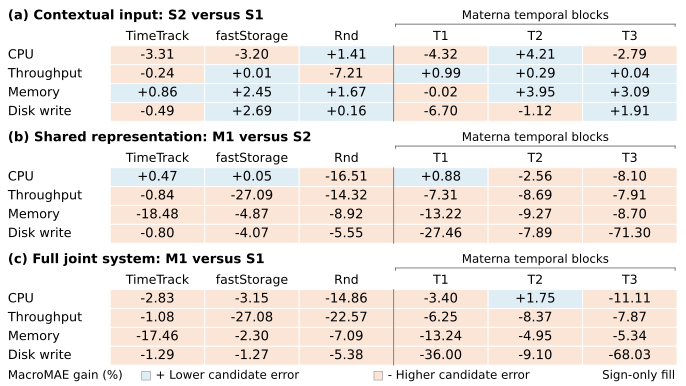

Reproduce this figure in Python.
#!/usr/bin/env python3
"""Render the frozen primary gains without recomputing scientific results.

From the repository root:
    old_fgcs_rejected/.venv_legacy/bin/python \
        manuscript/jss/figures/results_signed_matrix.py

Requires matplotlib (validated with 3.11.1). The bundled Python can also run
--audit-only without matplotlib. The script validates both frozen manifests
and the existing manuscript table before drawing, then prints all 72 labels.
Only the neighbouring results_signed_matrix.pdf is generated. No manuscript,
table, reference, frozen result, supplementary statistic or raster is written.
"""

from __future__ import annotations

import argparse
from decimal import Decimal, ROUND_HALF_EVEN
import hashlib
import os
from pathlib import Path
import re
import tempfile


SCRIPT = Path(__file__).resolve()
ROOT = SCRIPT.parents[3]
OUTPUT = SCRIPT.with_suffix(".pdf")
SCIENTIFIC_CHECKPOINT = "fee20c316040c57b69ba12a193530c955b539771"
TABLE = "manuscript/jss/tables/primary_gains.tex"
PHASE4C = (
    "independent_validation/05_bitbrains_factorial/"
    "PHASE4C_V2_SCIENTIFIC_ANALYSIS_FREEZE_MANIFEST.md"
)
PHASE4D = (
    "independent_validation/06_materna_replication/"
    "PHASE4D_MATERNA_FINAL_SCIENTIFIC_FREEZE_MANIFEST.md"
)
SOURCE_SHA256 = {
    TABLE: "98febf2c21b58cc787cdb367de00d9977943312ce8a1eafd713ab693d753f04e",
    PHASE4C: "a674c36f8f3f8a01d32e13b3d4dc7591e5b85259ee1444384bb6750db331d6f4",
    PHASE4D: "99b789fa273a57def0d0ed9531dad0f3f471a9ebe0ee5c1f97d2b047c162b941",
}

RESOURCES = ("CPU", "Throughput", "Memory", "Disk write")
BLOCKS = ("TimeTrack", "fastStorage", "Rnd", "Materna T1", "Materna T2", "Materna T3")
COLUMN_LABELS = ("TimeTrack", "fastStorage", "Rnd", "T1", "T2", "T3")
COMPARISONS = ("S2 vs S1", "M1 vs S2", "M1 vs S1")
PANEL_TITLES = (
    "(a) Contextual input: S2 versus S1",
    "(b) Shared representation: M1 versus S2",
    "(c) Full joint system: M1 versus S1",
)

# Explicit source-reported decimal strings, not inferred unrounded estimates.
# Rows: CPU, Throughput, Memory, Disk write. Columns: BLOCKS above.
# Phase 4C manifest: Bitbrains lines 56--61; TimeTrack lines 127--129.
# Final Phase 4D manifest: Materna lines 33--41.
SOURCE_VALUES = (
    (
        ("-3.3130", "-3.198519", "+1.412867", "-4.317958", "+4.207624", "-2.787548"),
        ("-0.2428", "+0.012731", "-7.214491", "+0.986935", "+0.294315", "+0.044766"),
        ("+0.8594", "+2.449985", "+1.673083", "-0.019692", "+3.948171", "+3.089002"),
        ("-0.4923", "+2.689207", "+0.160400", "-6.699662", "-1.120181", "+1.907168"),
    ),
    (
        ("+0.4696", "+0.045047", "-16.509941", "+0.882699", "-2.564363", "-8.099015"),
        ("-0.8401", "-27.094152", "-14.318987", "-7.308355", "-8.692761", "-7.914278"),
        ("-18.4769", "-4.867061", "-8.915737", "-13.218360", "-9.266823", "-8.702593"),
        ("-0.7956", "-4.072129", "-5.551233", "-27.457746", "-7.888503", "-71.295095"),
    ),
    (
        ("-2.8279", "-3.152031", "-14.863811", "-3.397145", "+1.751160", "-11.112327"),
        ("-1.0849", "-27.077972", "-22.566520", "-6.249291", "-8.372862", "-7.865970"),
        ("-17.4587", "-2.297834", "-7.093487", "-13.240655", "-4.952782", "-5.344768"),
        ("-1.2918", "-1.273414", "-5.381929", "-35.996983", "-9.097050", "-68.028209"),
    ),
)

PROPOSED_CAPTION = (
    "Primary overall MacroMAE percentage gains for (a) S2 versus S1, "
    "(b) M1 versus S2 and (c) M1 versus S1 across the evaluated evidence blocks. "
    "Positive values indicate lower MacroMAE for the candidate formulation; "
    "negative values indicate higher MacroMAE. Cell fills encode sign only, "
    "not magnitude. Values are point estimates, not significance classifications. "
    "Materna T1, T2 and T3 are dependent temporal blocks. Comparisons are bounded to "
    "the evaluated implementation and eligible populations."
)

# Both fills are constant within their sign, independent of absolute magnitude.
# Blue/orange, light backgrounds and black explicit signs keep greyscale usable.
POSITIVE_FILL = "#DFEDF5"
NEGATIVE_FILL = "#FAE5D7"
WIDTH_MM = 174.0
HEIGHT_MM = 98.0


class ResultValueConflict(RuntimeError):
    """A supplied frozen number or its source identity does not reconcile."""


class FigureLegibilityConflict(RuntimeError):
    """Artwork geometry fails a non-scientific legibility check."""


def require(condition: bool, message: str) -> None:
    if not condition:
        raise ResultValueConflict("RESULT_VALUE_CONFLICT_FOUND: " + message)


def require_layout(condition: bool, message: str) -> None:
    if not condition:
        raise FigureLegibilityConflict("FIGURE_LEGIBILITY_CONFLICT: " + message)


def display(value: Decimal) -> str:
    """Formatting only: retain sign and use the table's two-decimal precision."""
    return format(value.quantize(Decimal("0.01"), rounding=ROUND_HALF_EVEN), "+.2f")


def values_by_key() -> dict[tuple[str, str, str], Decimal]:
    require(len(SOURCE_VALUES) == 3, "expected three panels")
    values = {}
    for comparison, panel in zip(COMPARISONS, SOURCE_VALUES):
        require(len(panel) == 4, "expected four resource rows")
        for resource, row in zip(RESOURCES, panel):
            require(len(row) == 6, "expected six evidence blocks")
            for block, raw in zip(BLOCKS, row):
                value = Decimal(raw)
                require(value.is_finite(), "missing/non-finite value")
                values[comparison, block, resource] = value
    require(len(values) == 72, "expected 72 numeric cells")
    return values


def read_frozen_rows(text: str) -> dict[tuple[str, str, str], Decimal]:
    """Read existing reported rows; no metrics or aggregates are calculated."""
    rows = {}
    for line in text.splitlines():
        if not line.startswith("|"):
            continue
        cells = [cell.strip() for cell in line.strip().strip("|").split("|")]
        if len(cells) == 6 and cells[1] in COMPARISONS:
            block, comparison = cells[:2]
            if block in ("T1", "T2", "T3"):
                block = "Materna " + block
            if block not in BLOCKS:
                continue
            numbers = cells[2:]
        elif len(cells) == 5 and cells[0].startswith("TimeTrack "):
            block = "TimeTrack"
            comparison = cells[0].removeprefix("TimeTrack ")
            if comparison not in COMPARISONS:
                continue
            numbers = cells[1:]
        else:
            continue
        for resource, raw in zip(RESOURCES, numbers):
            key = comparison, block, resource
            require(key not in rows, "duplicate frozen row " + str(key))
            rows[key] = Decimal(raw.removesuffix("%"))
    return rows


def markdown_section(text: str, heading: str) -> str:
    """Select only the requested point-estimate section, not other analyses."""
    matches = list(re.finditer(r"(?m)^## " + re.escape(heading) + r"\s*$", text))
    require(len(matches) == 1, "missing/duplicate primary section " + heading)
    remainder = text[matches[0].end():]
    next_heading = re.search(r"(?m)^## ", remainder)
    return remainder[:next_heading.start()] if next_heading else remainder


def read_table(text: str) -> dict[tuple[str, str, str], Decimal]:
    rows = {}
    comparison = None
    for line in text.splitlines():
        match = re.search(r"Panel ([ABC]):", line)
        if match:
            comparison = COMPARISONS["ABC".index(match.group(1))]
        if not re.match(
            r"\s*(TimeTrack|Bitbrains fastStorage|Bitbrains Rnd|Materna T[123])\s*&", line
        ):
            continue
        cells = line.split("&")
        block = cells[0].strip().removeprefix("Bitbrains ")
        require(comparison is not None and len(cells) == 5, "invalid table row")
        for resource, cell in zip(RESOURCES, cells[1:]):
            match = re.search(r"\$\s*([+-]?\s*\d+\.\d+)\s*\$", cell)
            require(match is not None, "invalid table number")
            key = comparison, block, resource
            require(key not in rows, "duplicate table row " + str(key))
            rows[key] = Decimal(match.group(1).replace(" ", ""))
    return rows


def validate_sources() -> dict[tuple[str, str, str], Decimal]:
    values = values_by_key()
    texts = {}
    for relative, expected_hash in SOURCE_SHA256.items():
        raw = (ROOT / relative).read_bytes()
        require(hashlib.sha256(raw).hexdigest() == expected_hash, "source identity " + relative)
        texts[relative] = raw.decode("utf-8")
    primary_4c = markdown_section(texts[PHASE4C], "Primary MacroMAE gains")
    primary_4c += markdown_section(texts[PHASE4C], "TimeTrack comparison")
    primary_4d = markdown_section(texts[PHASE4D], "Frozen Materna primary gains")
    frozen = read_frozen_rows(primary_4c)
    for key, value in read_frozen_rows(primary_4d).items():
        require(key not in frozen, "duplicate cross-manifest value")
        frozen[key] = value
    table = read_table(texts[TABLE])
    require(set(frozen) == set(values) == set(table), "source/key coverage is not 72/72/72")
    for key, value in values.items():
        require(value == frozen[key], "frozen value mismatch " + str(key))
        require(display(value) == display(table[key]), "table display mismatch " + str(key))
    return values


def print_audit(values: dict[tuple[str, str, str], Decimal]) -> None:
    print("SOURCE VALIDATION PASS: 72 supplied values / 72 frozen values / 72 table cells")
    print("Panel,Resource," + ",".join(BLOCKS))
    for panel, comparison in zip("ABC", COMPARISONS):
        for resource in RESOURCES:
            labels = [display(values[comparison, block, resource]) for block in BLOCKS]
            print(",".join([panel, resource] + labels))


def render(values: dict[tuple[str, str, str], Decimal]) -> None:
    # Font caches are temporary; no dependency or user configuration is modified.
    with tempfile.TemporaryDirectory(prefix="stage15c1-mpl-") as cache:
        os.environ.setdefault("MPLCONFIGDIR", cache)
        os.environ.setdefault("XDG_CACHE_HOME", cache)
        import matplotlib

        matplotlib.use("Agg")
        from matplotlib import pyplot as plt
        from matplotlib.patches import Rectangle

        with matplotlib.rc_context({
            "font.family": "DejaVu Sans",
            "font.size": 9,
            "pdf.fonttype": 42,
            "ps.fonttype": 42,
            "pdf.use14corefonts": False,
            "axes.unicode_minus": False,
        }):
            fig = plt.figure(figsize=(WIDTH_MM / 25.4, HEIGHT_MM / 25.4), dpi=180)
            ax = fig.add_axes((0, 0, 1, 1))
            ax.set(xlim=(0, WIDTH_MM), ylim=(0, HEIGHT_MM))
            ax.set_axis_off()
            cell_width, cell_height, grid_left = 24.0, 4.8, 28.0
            numeric_artists = []
            for comparison, title, panel_top in zip(COMPARISONS, PANEL_TITLES, (94, 63, 32)):
                ax.text(2, panel_top, title, fontsize=9.5, fontweight="bold", va="center")
                ax.text(136, panel_top, "Materna temporal blocks", fontsize=8.5,
                        ha="center", va="center")
                ax.plot([100.5, 171.5], [panel_top - 2.1] * 2, color="0.35", lw=0.55)
                for x in (100.5, 171.5):
                    ax.plot([x, x], [panel_top - 2.1, panel_top - 2.7], color="0.35", lw=0.55)
                for column, label in enumerate(COLUMN_LABELS):
                    ax.text(grid_left + (column + 0.5) * cell_width, panel_top - 5.3,
                            label, fontsize=9, ha="center", va="center")
                for row, resource in enumerate(RESOURCES):
                    y = panel_top - 10.0 - row * cell_height
                    ax.text(2, y, resource, fontsize=9.2, va="center")
                    for column, block in enumerate(BLOCKS):
                        value = values[comparison, block, resource]
                        x = grid_left + column * cell_width
                        bottom = y - cell_height / 2
                        fill = POSITIVE_FILL if value > 0 else NEGATIVE_FILL
                        ax.add_patch(Rectangle((x, bottom), cell_width, cell_height,
                                               facecolor=fill, edgecolor="white", lw=0.65,
                                               rasterized=False))
                        artist = ax.text(x + cell_width / 2, y, display(value), fontsize=9.5,
                                         ha="center", va="center", color="black")
                        numeric_artists.append((artist, x, bottom))
                # Boundary denotes group membership, never pooling or independence.
                grid_top = panel_top - 10.0 + cell_height / 2
                grid_bottom = grid_top - 4 * cell_height
                ax.plot([100, 100], [grid_bottom, grid_top], color="0.45", lw=0.65)

            ax.text(2, 2.5, "MacroMAE gain (%)", fontsize=8.5, va="center")
            for x, fill, label in (
                (36, POSITIVE_FILL, "+ Lower candidate error"),
                (95, NEGATIVE_FILL, "- Higher candidate error"),
            ):
                ax.add_patch(Rectangle((x, 1.4), 2.2, 2.2, facecolor=fill,
                                       edgecolor="0.6", lw=0.45, rasterized=False))
                ax.text(x + 3.5, 2.5, label, fontsize=8.5, va="center")
            ax.text(171.5, 2.5, "Sign-only fill", fontsize=8.5, ha="right", va="center")

            # Geometry checks are implementation checks, not scientific analyses.
            fig.canvas.draw()
            renderer = fig.canvas.get_renderer()
            for text in ax.texts:
                box = text.get_window_extent(renderer)
                require_layout(box.x0 >= 0 and box.y0 >= 0 and box.x1 <= fig.bbox.width
                               and box.y1 <= fig.bbox.height, "text outside artwork bounds")
            require_layout(len(numeric_artists) == 72, "expected 72 rendered numeric labels")
            for text, x, bottom in numeric_artists:
                box = text.get_window_extent(renderer)
                lo = ax.transData.transform((x + 0.4, bottom + 0.4))
                hi = ax.transData.transform((x + cell_width - 0.4, bottom + cell_height - 0.4))
                require_layout(box.x0 >= lo[0] and box.y0 >= lo[1]
                               and box.x1 <= hi[0] and box.y1 <= hi[1], "numeric label clips its cell")
            fig.savefig(OUTPUT, format="pdf", facecolor="white", metadata={
                "Title": "Primary overall MacroMAE gains: signed matrix",
                "Creator": "Matplotlib",
                "CreationDate": None,
                "ModDate": None,
            })
            plt.close(fig)


def main() -> None:
    parser = argparse.ArgumentParser(description=__doc__)
    parser.add_argument("--audit-only", action="store_true", help="validate and print; do not draw")
    parser.add_argument("--print-caption", action="store_true", help="also print the proposed caption")
    args = parser.parse_args()
    try:
        values = validate_sources()
        print_audit(values)
        if not args.audit_only:
            render(values)
            print("VECTOR PDF:", OUTPUT)
            print(f"ARTWORK SIZE: {WIDTH_MM:.0f} x {HEIGHT_MM:.0f} mm")
        if args.print_caption:
            print("PROPOSED CAPTION:", PROPOSED_CAPTION)
    except (ResultValueConflict, FigureLegibilityConflict) as exc:
        parser.exit(2, str(exc) + "\n")


if __name__ == "__main__":
    main()
